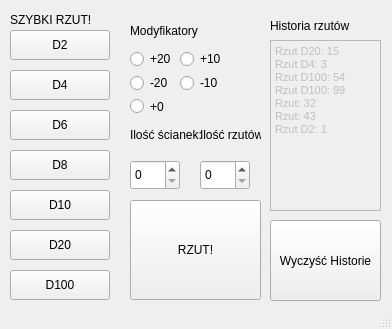
<?xml version="1.0" encoding="UTF-8"?>
<ui version="4.0">
 <class>MainWindow</class>
 <widget class="QMainWindow" name="MainWindow">
  <property name="geometry">
   <rect>
    <x>0</x>
    <y>0</y>
    <width>392</width>
    <height>329</height>
   </rect>
  </property>
  <property name="maximumSize">
   <size>
    <width>700</width>
    <height>700</height>
   </size>
  </property>
  <property name="windowTitle">
   <string>MainWindow</string>
  </property>
  <widget class="QWidget" name="centralwidget">
   <widget class="QPushButton" name="pushButton_wyczysc">
    <property name="geometry">
     <rect>
      <x>270</x>
      <y>220</y>
      <width>111</width>
      <height>81</height>
     </rect>
    </property>
    <property name="maximumSize">
     <size>
      <width>121</width>
      <height>81</height>
     </size>
    </property>
    <property name="text">
     <string>Wyczyść Historie</string>
    </property>
   </widget>
   <widget class="QTextEdit" name="textEdit_historia">
    <property name="enabled">
     <bool>false</bool>
    </property>
    <property name="geometry">
     <rect>
      <x>270</x>
      <y>40</y>
      <width>111</width>
      <height>171</height>
     </rect>
    </property>
    <property name="maximumSize">
     <size>
      <width>153</width>
      <height>200</height>
     </size>
    </property>
    <property name="html">
     <string>&lt;!DOCTYPE HTML PUBLIC &quot;-//W3C//DTD HTML 4.0//EN&quot; &quot;http://www.w3.org/TR/REC-html40/strict.dtd&quot;&gt;
&lt;html&gt;&lt;head&gt;&lt;meta name=&quot;qrichtext&quot; content=&quot;1&quot; /&gt;&lt;style type=&quot;text/css&quot;&gt;
p, li { white-space: pre-wrap; }
&lt;/style&gt;&lt;/head&gt;&lt;body style=&quot; font-family:'MS Shell Dlg 2'; font-size:8.25pt; font-weight:400; font-style:normal;&quot;&gt;
&lt;p style=&quot; margin-top:0px; margin-bottom:0px; margin-left:0px; margin-right:0px; -qt-block-indent:0; text-indent:0px;&quot;&gt;Rzut D20: 15&lt;br /&gt;Rzut D4: 3&lt;br /&gt;Rzut D100: 54&lt;br /&gt;Rzut D100: 99&lt;br /&gt;Rzut: 32&lt;br /&gt;Rzut: 43&lt;br /&gt;Rzut D2: 1&lt;/p&gt;&lt;/body&gt;&lt;/html&gt;</string>
    </property>
   </widget>
   <widget class="QPushButton" name="pushButton_rzut">
    <property name="geometry">
     <rect>
      <x>130</x>
      <y>200</y>
      <width>131</width>
      <height>100</height>
     </rect>
    </property>
    <property name="maximumSize">
     <size>
      <width>280</width>
      <height>100</height>
     </size>
    </property>
    <property name="text">
     <string>RZUT!</string>
    </property>
   </widget>
   <widget class="QSpinBox" name="spinBox_iloscrzutuw">
    <property name="geometry">
     <rect>
      <x>200</x>
      <y>160</y>
      <width>50</width>
      <height>30</height>
     </rect>
    </property>
    <property name="maximumSize">
     <size>
      <width>50</width>
      <height>30</height>
     </size>
    </property>
    <property name="maximum">
     <number>100</number>
    </property>
   </widget>
   <widget class="QSpinBox" name="spinBox_iloscscianek">
    <property name="geometry">
     <rect>
      <x>130</x>
      <y>160</y>
      <width>50</width>
      <height>30</height>
     </rect>
    </property>
    <property name="maximumSize">
     <size>
      <width>50</width>
      <height>30</height>
     </size>
    </property>
    <property name="maximum">
     <number>100</number>
    </property>
   </widget>
   <widget class="QLabel" name="label_4">
    <property name="geometry">
     <rect>
      <x>130</x>
      <y>120</y>
      <width>71</width>
      <height>30</height>
     </rect>
    </property>
    <property name="maximumSize">
     <size>
      <width>100</width>
      <height>30</height>
     </size>
    </property>
    <property name="text">
     <string>Ilość ścianek:</string>
    </property>
   </widget>
   <widget class="QLabel" name="label_3">
    <property name="geometry">
     <rect>
      <x>200</x>
      <y>120</y>
      <width>61</width>
      <height>30</height>
     </rect>
    </property>
    <property name="maximumSize">
     <size>
      <width>100</width>
      <height>30</height>
     </size>
    </property>
    <property name="text">
     <string>Ilość rzutów:</string>
    </property>
   </widget>
   <widget class="QLabel" name="label">
    <property name="geometry">
     <rect>
      <x>270</x>
      <y>10</y>
      <width>81</width>
      <height>31</height>
     </rect>
    </property>
    <property name="maximumSize">
     <size>
      <width>100</width>
      <height>50</height>
     </size>
    </property>
    <property name="text">
     <string>Historia rzutów</string>
    </property>
   </widget>
   <widget class="QPushButton" name="pushButton_D100">
    <property name="geometry">
     <rect>
      <x>10</x>
      <y>270</y>
      <width>100</width>
      <height>30</height>
     </rect>
    </property>
    <property name="maximumSize">
     <size>
      <width>100</width>
      <height>30</height>
     </size>
    </property>
    <property name="text">
     <string>D100</string>
    </property>
   </widget>
   <widget class="QPushButton" name="pushButton_D20">
    <property name="geometry">
     <rect>
      <x>10</x>
      <y>230</y>
      <width>100</width>
      <height>30</height>
     </rect>
    </property>
    <property name="maximumSize">
     <size>
      <width>100</width>
      <height>30</height>
     </size>
    </property>
    <property name="text">
     <string>D20</string>
    </property>
   </widget>
   <widget class="QPushButton" name="pushButton_D10">
    <property name="geometry">
     <rect>
      <x>10</x>
      <y>190</y>
      <width>100</width>
      <height>30</height>
     </rect>
    </property>
    <property name="maximumSize">
     <size>
      <width>100</width>
      <height>30</height>
     </size>
    </property>
    <property name="text">
     <string>D10</string>
    </property>
   </widget>
   <widget class="QPushButton" name="pushButton_D8">
    <property name="geometry">
     <rect>
      <x>10</x>
      <y>150</y>
      <width>100</width>
      <height>30</height>
     </rect>
    </property>
    <property name="maximumSize">
     <size>
      <width>100</width>
      <height>30</height>
     </size>
    </property>
    <property name="text">
     <string>D8</string>
    </property>
   </widget>
   <widget class="QPushButton" name="pushButton_D6">
    <property name="geometry">
     <rect>
      <x>10</x>
      <y>110</y>
      <width>100</width>
      <height>30</height>
     </rect>
    </property>
    <property name="maximumSize">
     <size>
      <width>100</width>
      <height>30</height>
     </size>
    </property>
    <property name="text">
     <string>D6</string>
    </property>
   </widget>
   <widget class="QPushButton" name="pushButton_D4">
    <property name="geometry">
     <rect>
      <x>10</x>
      <y>70</y>
      <width>100</width>
      <height>30</height>
     </rect>
    </property>
    <property name="maximumSize">
     <size>
      <width>100</width>
      <height>30</height>
     </size>
    </property>
    <property name="text">
     <string>D4</string>
    </property>
   </widget>
   <widget class="QPushButton" name="pushButton_D2">
    <property name="geometry">
     <rect>
      <x>10</x>
      <y>30</y>
      <width>100</width>
      <height>30</height>
     </rect>
    </property>
    <property name="maximumSize">
     <size>
      <width>100</width>
      <height>30</height>
     </size>
    </property>
    <property name="text">
     <string>D2</string>
    </property>
   </widget>
   <widget class="QLabel" name="label_2">
    <property name="geometry">
     <rect>
      <x>10</x>
      <y>10</y>
      <width>91</width>
      <height>20</height>
     </rect>
    </property>
    <property name="maximumSize">
     <size>
      <width>200</width>
      <height>20</height>
     </size>
    </property>
    <property name="mouseTracking">
     <bool>false</bool>
    </property>
    <property name="text">
     <string>SZYBKI RZUT!</string>
    </property>
   </widget>
   <widget class="QLabel" name="label_5">
    <property name="geometry">
     <rect>
      <x>130</x>
      <y>20</y>
      <width>101</width>
      <height>21</height>
     </rect>
    </property>
    <property name="text">
     <string>Modyfikatory</string>
    </property>
   </widget>
   <widget class="QWidget" name="layoutWidget">
    <property name="geometry">
     <rect>
      <x>130</x>
      <y>50</y>
      <width>94</width>
      <height>65</height>
     </rect>
    </property>
    <layout class="QGridLayout" name="gridLayout">
     <item row="0" column="0">
      <widget class="QRadioButton" name="p20">
       <property name="text">
        <string>+20</string>
       </property>
      </widget>
     </item>
     <item row="0" column="1">
      <widget class="QRadioButton" name="p10">
       <property name="text">
        <string>+10</string>
       </property>
      </widget>
     </item>
     <item row="1" column="0">
      <widget class="QRadioButton" name="m20">
       <property name="text">
        <string>-20</string>
       </property>
      </widget>
     </item>
     <item row="1" column="1">
      <widget class="QRadioButton" name="m10">
       <property name="text">
        <string>-10</string>
       </property>
      </widget>
     </item>
     <item row="2" column="0" colspan="2">
      <widget class="QRadioButton" name="p0">
       <property name="text">
        <string>+0</string>
       </property>
      </widget>
     </item>
    </layout>
   </widget>
  </widget>
  <widget class="QStatusBar" name="statusbar"/>
 </widget>
 <resources/>
 <connections>
  <connection>
   <sender>pushButton_wyczysc</sender>
   <signal>clicked()</signal>
   <receiver>textEdit_historia</receiver>
   <slot>clear()</slot>
   <hints>
    <hint type="sourcelabel">
     <x>308</x>
     <y>346</y>
    </hint>
    <hint type="destinationlabel">
     <x>308</x>
     <y>321</y>
    </hint>
   </hints>
  </connection>
 </connections>
</ui>
